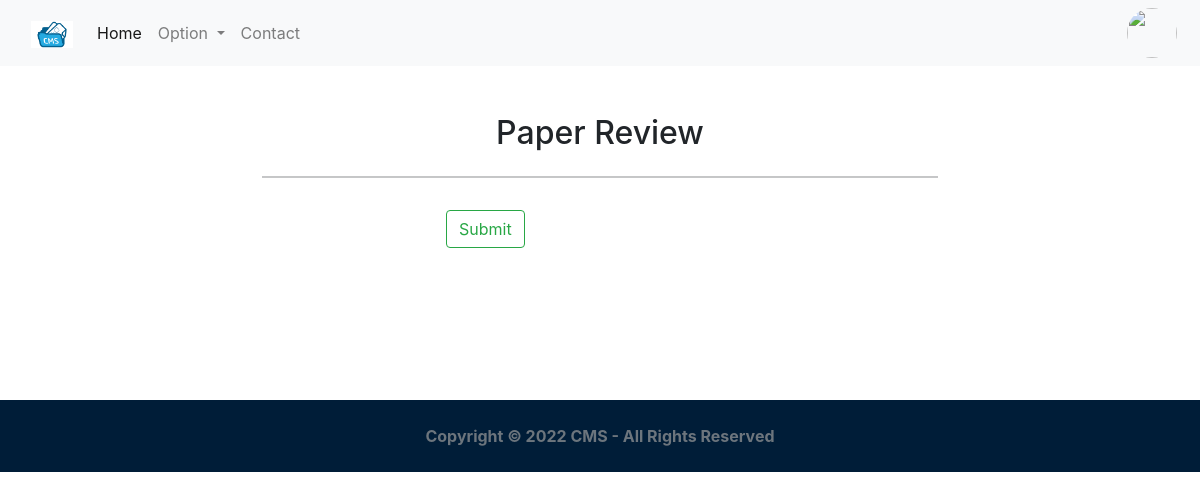
Before: /feed/reviewer/update_review/12 (signed in) with the older database file.
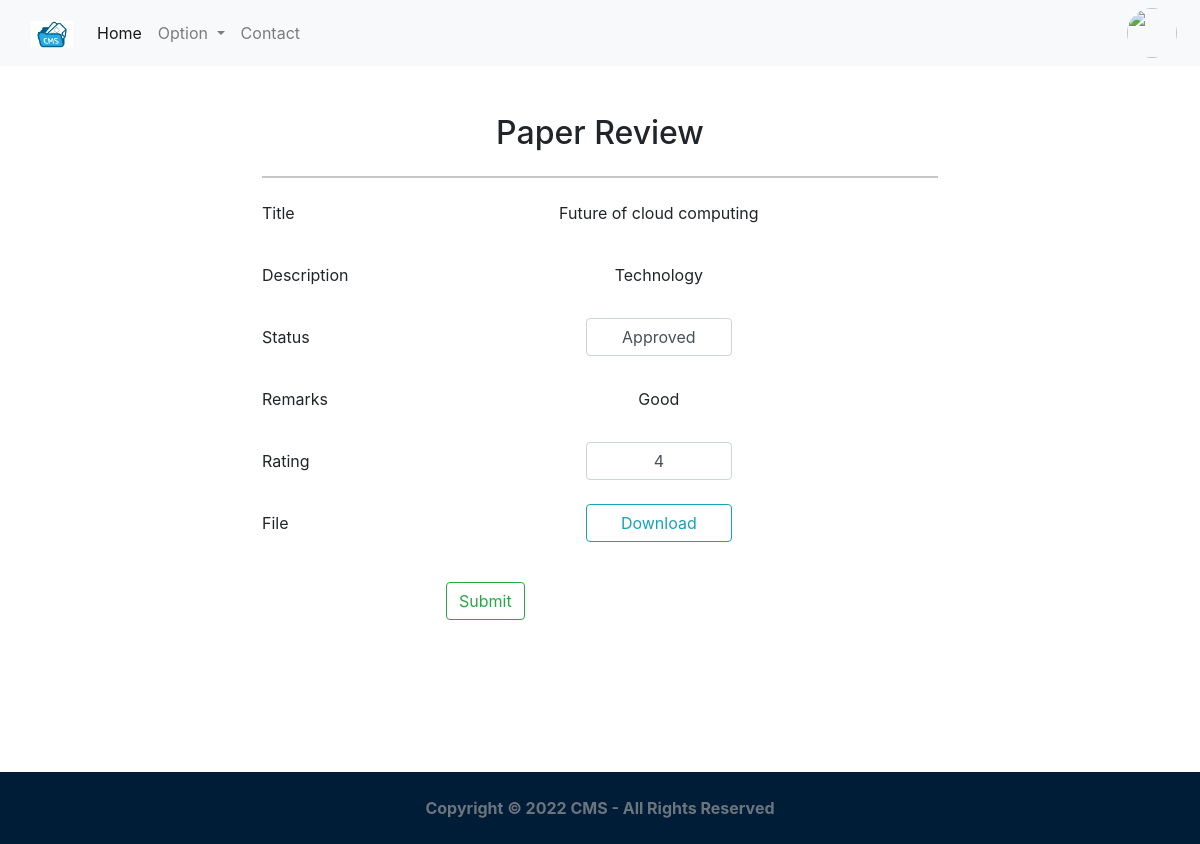
After: the same page with the newer database file.
### core/models.py (models this page shows, shortened)
class Paper(models.Model):
	title = models.CharField(max_length=100)
	description = models.CharField(max_length=200)
	status = models.CharField(max_length=30,default='Submitted')
	file = models.FileField(upload_to='author_files/',validators=(validate_is_pdf,)) # taking files from author
	user = models.ForeignKey(User, on_delete=models.CASCADE)
	remarks = models.CharField(max_length=255,default='No-Remark')
	rating = models.IntegerField(default=0)
	created_on = models.DateTimeField(auto_now_add=True)
	review_date = models.DateTimeField(null=True)
	review_by = models.IntegerField(null=True)
	is_review_submit = models.BooleanField(default=False)
	class Meta:
		ordering = ['-created_on']

### core/views.py (the view, shortened to what this page needs)
# urls.py: path('feed/reviewer/update_review/<int:id>',login_required(UpdateReview.as_view()),name='update_review_view'),
class UpdateReview(View):
	template_name='core/updatereview.html'
	form_class = FormStatus
	def get(self,request,*args,**kwargs):
		detail_id = kwargs.get('id')
		detail_info=Paper.objects.filter(pk=detail_id).all()
		context={'detail_info':detail_info,}
		return render(request,self.template_name,context)

### core/templates/core/updatereview.html (shortened to what this page needs)
{% extends 'core/base1.html' %}
{% load static %}
{% load crispy_forms_field %}
{% block content %}
<div class="container mt-5 "  >
        <div class="row">
            <h2 class="text-center">Paper Review</h2>
            <div style="width:700px;" class="mx-auto">
                <hr>
            <form  method="post" enctype="multipart/form-data">
                {% for obj in detail_info %}
                <div class="row my-2 ">
                    <label for="inputType" class="col-2 col-form-label">Title</label>
                    <div class="col-10 col-sm-10">
                      <input type="text" readonly class="form-control-plaintext text-center" name="title" id="inputType" value="{{obj.title}}">
                    </div>
                  </div>
                  <div class=" row my-4">
                    <label for="inputType" class="col-2 col-form-label">Description</label>
                    <div class="col-10 col-sm-10 mx-auto">
                      <input type="text" readonly class="form-control-plaintext text-center" name="description" id="inputType" value="{{ obj.description }}">
                    </div>
                  </div>
                  <div class=" row my-4">
                    <label for="inputType" class="col-2 col-form-label">Status</label>
                    <div class="col-5 col-sm-3 mx-auto">
                      <select id="name" class="form-control text-center" name="status" >
                      <option selected>{{obj.status}}</option>
                    </select>
                    </div>
                  </div>
                  <div class=" row my-4">
                    <label for="inputType" class="col-2 col-form-label">Remarks</label>
                    <div class="col-10 col-sm-10 mx-auto">
                      <input type="text" class="form-control-plaintext text-center" name="remarks" id="inputType" value="{{ obj.remarks }}">
                    </div>
                  </div>
                  <div class=" row my-4">
                    <label for="inputType" class="col-2 col-form-label">Rating</label>
                    <div class="col-5 col-sm-3 mx-auto">
                      <select id="inputType" class="form-control text-center" name="rating" >
                      <option selected>{{obj.rating}}</option>
                    </select>
                    </div>
                  </div>
                  <div class=" row my-4">
                    <label for="inputType" class="col-2 col-form-label">File</label>
                    <div class="col-5 col-sm-3 mx-auto">
                      <a href="{{obj.file.url}}" name="file" target="_blank_" class=" btn btn-outline-info form-control">Download</a>
                    </div>
                  </div>
                 {% endfor %}
                <div class="mb-3 col-6 py-3 mx-auto">
                    <button type="submit" class="btn btn-outline-success">Submit</button>
                </div>
            </form>
            </div>
            </div>
        </div>
<div style="height:15vh;">
    </div>
{% endblock %}

Changed rows visible on the page:
added Paper: title "Future of cloud computing", description "Technology", status "Approved", remarks "Good", rating "4"
